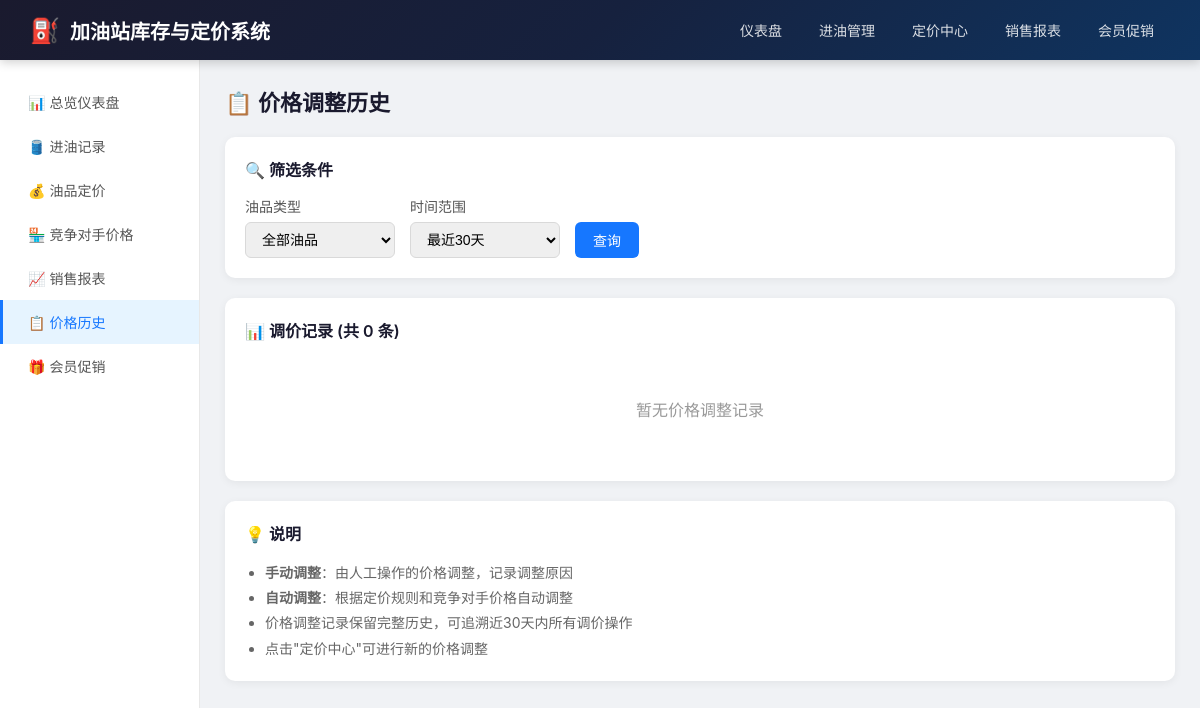
Page /price/history on the earlier database version.
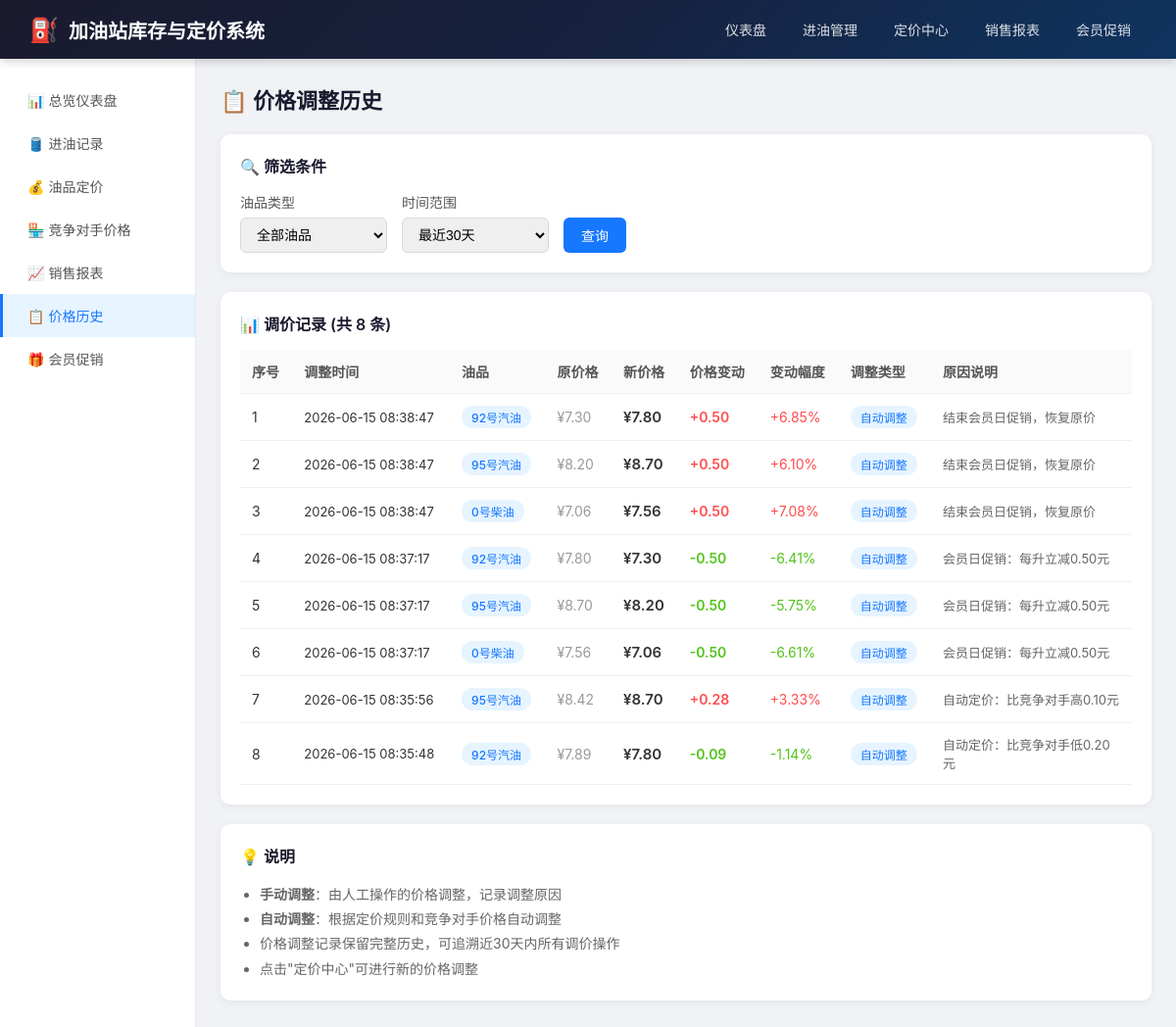
Same page on the later database version.
### models.py (models this page shows, shortened)
class PriceHistory(db.Model):
    __tablename__ = 'price_histories'
    id = db.Column(db.Integer, primary_key=True)
    fuel_id = db.Column(db.Integer, db.ForeignKey('fuels.id'), nullable=False)
    old_price = db.Column(db.Float, nullable=False)
    new_price = db.Column(db.Float, nullable=False)
    change_time = db.Column(db.DateTime, nullable=False)
    change_type = db.Column(db.String(20), nullable=False)
    reason = db.Column(db.String(200))
    created_at = db.Column(db.DateTime, default=datetime.now)

class Fuel(db.Model):
    __tablename__ = 'fuels'
    id = db.Column(db.Integer, primary_key=True)
    code = db.Column(db.String(20), unique=True, nullable=False)
    name = db.Column(db.String(50), nullable=False)
    tank_capacity = db.Column(db.Float, default=50000)
    current_price = db.Column(db.Float, nullable=False)
    price_update_time = db.Column(db.DateTime, default=datetime.now)
    created_at = db.Column(db.DateTime, default=datetime.now)
    intake_records = db.relationship('IntakeRecord', backref='fuel', lazy='dynamic')
    sales_records = db.relationship('SalesRecord', backref='fuel', lazy='dynamic')
    price_histories = db.relationship('PriceHistory', backref='fuel', lazy='dynamic')
    competitor_prices = db.relationship('CompetitorPrice', backref='fuel', lazy='dynamic')
    member_promotions = db.relationship('MemberPromotion', backref='fuel', lazy='dynamic')

### app.py (the view)
@app.route('/price/history')
def price_history():
    days = int(request.args.get('days', 30))
    fuel_id = request.args.get('fuel_id', type=int)
    query = PriceHistory.query
    if fuel_id:
        query = query.filter_by(fuel_id=fuel_id)
    price_histories = query.order_by(PriceHistory.change_time.desc())\
        .filter(PriceHistory.change_time >= datetime.now() - timedelta(days=days)).all()
    fuels = Fuel.query.all()
    return render_template('price_history.html',
                         price_histories=price_histories,
                         fuels=fuels,
                         selected_fuel=fuel_id,
                         days=days)

### templates/price_history.html (shortened to what this page needs)
{% extends 'base.html' %}
{% block content %}
<h2 class="page-title">📋 价格调整历史</h2>
<div class="card">
    <div class="card-title">🔍 筛选条件</div>
    <form method="GET" style="display: flex; gap: 15px; align-items: flex-end; flex-wrap: wrap;">
        <div class="form-group" style="margin-bottom: 0; min-width: 150px;">
            <label>油品类型</label>
            <select name="fuel_id">
                <option value="">全部油品</option>
            </select>
        </div>
        <div class="form-group" style="margin-bottom: 0; min-width: 150px;">
            <label>时间范围</label>
            <select name="days">
                <option value="30" {% if days == 30 %}selected{% endif %}>最近30天</option>
            </select>
        </div>
        <button type="submit" class="btn btn-primary">查询</button>
    </form>
</div>
<div class="card">
    <div class="card-title">
        <span>📊 调价记录 (共 {{ price_histories|length }} 条)</span>
    </div>
    {% if price_histories %}
    <table>
        <thead>
            <tr>
                <th>序号</th>
                <th>调整时间</th>
                <th>油品</th>
                <th>原价格</th>
                <th>新价格</th>
                <th>价格变动</th>
                <th>变动幅度</th>
                <th>调整类型</th>
                <th>原因说明</th>
            </tr>
        </thead>
        <tbody>
            {% for ph in price_histories %}
            {% set change = ph.new_price - ph.old_price %}
            {% set change_pct = (change / ph.old_price * 100) if ph.old_price else 0 %}
            <tr>
                <td>{{ loop.index }}</td>
                <td style="font-size: 13px;">{{ ph.change_time.strftime('%Y-%m-%d %H:%M:%S') }}</td>
                <td><span class="tag tag-blue">{{ ph.fuel.name }}</span></td>
                <td style="color: #999;">¥{{ '%.2f'|format(ph.old_price) }}</td>
                <td style="font-weight: 600; font-size: 15px;">¥{{ '%.2f'|format(ph.new_price) }}</td>
                <td style="color: {% if change > 0 %}#ff4d4f{% elif change < 0 %}#52c41a{% else %}#999{% endif %}; font-weight: 600;">
                    {% if change > 0 %}+{% endif %}{{ '%.2f'|format(change) }}
                </td>
                <td style="color: {% if change > 0 %}#ff4d4f{% elif change < 0 %}#52c41a{% else %}#999{% endif %};">
                    {% if change > 0 %}+{% endif %}{{ '%.2f'|format(change_pct) }}%
                </td>
                <td>
                    <span class="tag {% if ph.change_type == 'auto' %}tag-blue{% else %}tag-purple{% endif %}">
                        {{ '自动调整' if ph.change_type == 'auto' else '手动调整' }}
                    </span>
                </td>
                <td style="font-size: 13px; color: #666; max-width: 200px;">{{ ph.reason or '-' }}</td>
            </tr>
            {% endfor %}
        </tbody>
    </table>
    {% else %}
    <p style="color: #999; text-align: center; padding: 40px;">暂无价格调整记录</p>
    {% endif %}
</div>
<div class="card">
    <div class="card-title">💡 说明</div>
    <ul style="line-height: 1.8; color: #666; font-size: 14px; margin-left: 20px;">
        <li><strong>手动调整</strong>：由人工操作的价格调整，记录调整原因</li>
        <li><strong>自动调整</strong>：根据定价规则和竞争对手价格自动调整</li>
        <li>价格调整记录保留完整历史，可追溯近30天内所有调价操作</li>
        <li>点击"定价中心"可进行新的价格调整</li>
    </ul>
</div>
{% endblock %}

Differences in the rows shown:
added PriceHistory: change_time "2026-06-15 08:38:47", fuel.name "92号汽油", old_price "7.30", new_price "7.80", change "0.50", change_pct "6.85", change_type "自动调整", reason "结束会员日促销，恢复原价"
added PriceHistory: change_time "2026-06-15 08:38:47", fuel.name "95号汽油", old_price "8.20", new_price "8.70", change "0.50", change_pct "6.10", change_type "自动调整", reason "结束会员日促销，恢复原价"
added PriceHistory: change_time "2026-06-15 08:38:47", fuel.name "0号柴油", old_price "7.06", new_price "7.56", change "0.50", change_pct "7.08", change_type "自动调整", reason "结束会员日促销，恢复原价"
added PriceHistory: change_time "2026-06-15 08:37:17", fuel.name "92号汽油", old_price "7.80", new_price "7.30", change "-0.50", change_pct "-6.41", change_type "自动调整", reason "会员日促销：每升立减0.50元"
added PriceHistory: change_time "2026-06-15 08:37:17", fuel.name "95号汽油", old_price "8.70", new_price "8.20", change "-0.50", change_pct "-5.75", change_type "自动调整", reason "会员日促销：每升立减0.50元"
added PriceHistory: change_time "2026-06-15 08:37:17", fuel.name "0号柴油", old_price "7.56", new_price "7.06", change "-0.50", change_pct "-6.61", change_type "自动调整", reason "会员日促销：每升立减0.50元"
added PriceHistory: change_time "2026-06-15 08:35:56", fuel.name "95号汽油", old_price "8.42", new_price "8.70", change "0.28", change_pct "3.33", change_type "自动调整", reason "自动定价：比竞争对手高0.10元"
added PriceHistory: change_time "2026-06-15 08:35:48", fuel.name "92号汽油", old_price "7.89", new_price "7.80", change "-0.09", change_pct "-1.14", change_type "自动调整", reason "自动定价：比竞争对手低0.20元"
Other differences:
{{ price_histories|length }}: "0" → "8"
text no longer shown: "暂无价格调整记录"
text now shown: "序号 调整时间 油品 原价格 新价格 价格变动 变动幅度 调整类型 原因说明"
